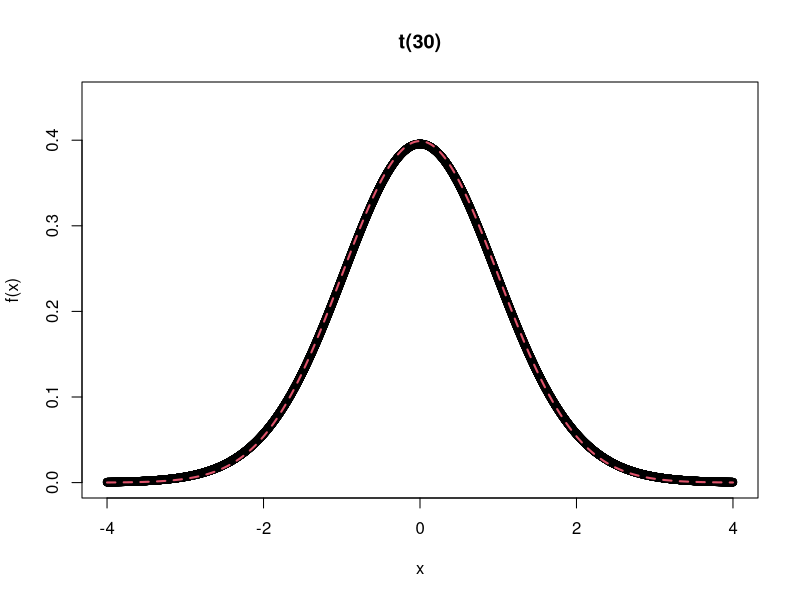

This figure's R source:
# standard normal distribution
x <- seq(-4, 4, by = 0.001)
y <- dt(x, 30)

plot(x, y, ylim = c(0,0.45), main = "t(30)",
     xlab = "x", ylab = "f(x)")
lines(x, dnorm(x), col = 2, lty  = 2, lwd = 2)


gc <- c(964.63, 981.10, 999.68, 972.57, 968.85,
        982.11, 994.44, 985.69, 987.28, 985.14)


iq <- c(105,  97, 118,  68,  85,  91,  86, 103, 121, 114,
        108,  79,  99, 102, 102, 137,  95, 124, 106, 100,
        125,  93,  97,  95, 109,  89, 101, 118, 118, 115,
        123, 128,  97, 121,  99,  91, 105, 110, 107,  92)

